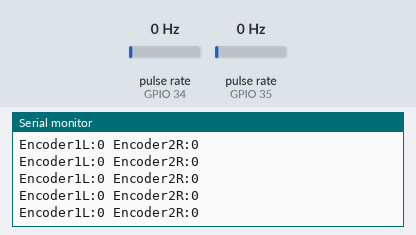
A sketch run on a simulated ESP32. On the bench: the last lines printed to the serial monitor. Wiring (inferred from the names in the program): 2 × pulse sensor: data GPIO 34 / data GPIO 35. The inputs (shaded band) are chosen by the test bench; at power-on: pulse rate (sensors on GPIO 34, GPIO 35) 0 Hz.

Above: at 1.2 s.
1.3 s: pulse rate (sensor on GPIO 34) set to 4 Hz
At 1.51 s:
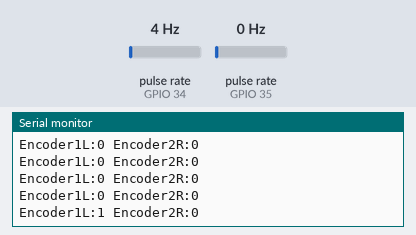
2.8 s: pulse rate (sensor on GPIO 35) set to 4 Hz
At 2.81 s:
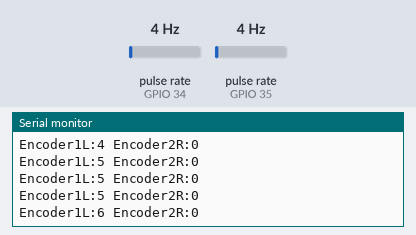
4.3 s: pulse rate (sensor on GPIO 34) set to 50 Hz
At 4.31 s:
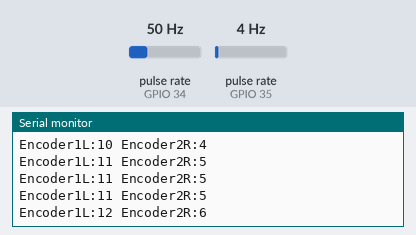
5.8 s: pulse rate (sensor on GPIO 35) set to 50 Hz
At 5.81 s:
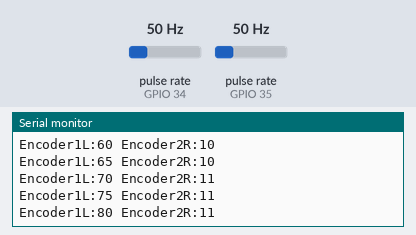
Timing chart, 0 to 8.3 s (numbered marks = the images above; inputs shaded):
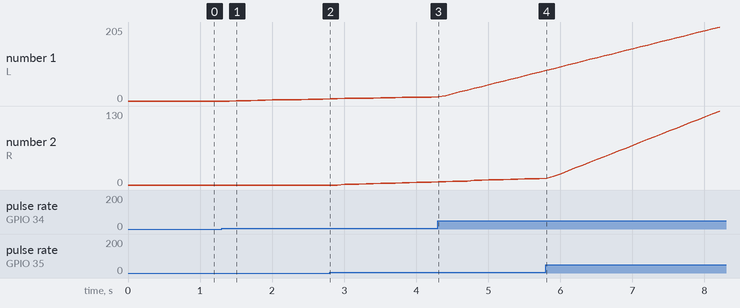

The sketch:

WheelSpeed2.ino
```cpp
#define ENCODER1_PIN 34
#define ENCODER2_PIN 35

volatile int encoder1Count = 0;
volatile int encoder2Count = 0;

void IRAM_ATTR handleEncoder1Interrupt() {
  encoder1Count++;
}

void IRAM_ATTR handleEncoder2Interrupt() {
  encoder2Count++;
}

void setup() {
  // Initialize serial communication
  Serial.begin(115200);

  // Configure encoder pins as inputs
  pinMode(ENCODER1_PIN, INPUT);
  pinMode(ENCODER2_PIN, INPUT);

  // Attach interrupts to encoder pins
  attachInterrupt(digitalPinToInterrupt(ENCODER1_PIN), handleEncoder1Interrupt, RISING);
  attachInterrupt(digitalPinToInterrupt(ENCODER2_PIN), handleEncoder2Interrupt, RISING);
}

void loop() {
  // Print the encoder counts in a format suitable for the Serial Plotter
  Serial.print("Encoder1L:");
  Serial.print(encoder1Count);
  Serial.print(" Encoder2R:");
  Serial.println(encoder2Count);

  delay(100);
}
```

Measured:
- after the input at 1.3 s, the serial monitor: prints a new line after 0.20 s (image 1)
- plotted number 1: 0 → 5 after the input at 1.3 s, 11 → 80 after the input at 4.3 s
